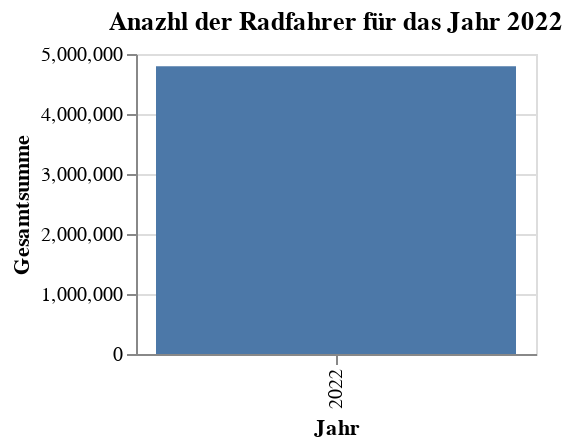

This figure's notebook cell:
### Code cell
# Anzahl Radfahrer 2022

file_path = "data/rad_2022_tage_export_09_02_23_r.csv"

# DataFrame erstellen
df = pd.read_csv(file_path)

gesamt_summe_2022 = df['gesamt'].sum()

# Datumsfeld in ein DateTime-Objekt umwandeln
df['datum'] = pd.to_datetime(df['datum'])

# Datumsfeld als Jahr extrahieren
df['jahr'] = df['datum'].dt.year

# Daten für das Jahr 2022 filtern
#df_2022 = df[df['jahr'] == 2022]

# Summe der Spalte 'gesamt' für das Jahr 2022 berechnen
#gesamt_summe_2022 = df_2022['gesamt'].sum()

# Altair-Diagramm erstellen
chart = alt.Chart(pd.DataFrame({'Jahr': ['2022'], 'Gesamtsumme': [gesamt_summe_2022]})).mark_bar().encode(
    x='Jahr:O',
    y='Gesamtsumme:Q',
    tooltip=['Jahr', 'Gesamtsumme']
).properties(
    title='Anazhl der Radfahrer für das Jahr 2022',
    width=200,
    height=150
)

print(gesamt_summe_2022)
chart

### Figure 1 — Vega specification as saved in the notebook (floating-point values rounded to 4 significant figures)
{"$schema": "https://vega.github.io/schema/vega/v5.json", "data": [{"name": "source_0", "values": [{"Gesamtsumme": 4797843, "Gesamtsumme_end": 4798000.0, "Gesamtsumme_start": 0.0, "Jahr": "2022"}]}, {"name": "source_0_x_domain_Jahr", "values": [{"Jahr": "2022"}]}], "marks": [{"type": "rect", "name": "marks", "from": {"data": "source_0"}, "encode": {"update": {"tooltip": {"signal": "{\"Jahr\": isValid(datum[\"Jahr\"]) ? datum[\"Jahr\"] : \"\"+datum[\"Jahr\"], \"Gesamtsumme\": format(datum[\"Gesamtsumme\"], \"\")}"}, "description": {"signal": "\"Jahr: \" + (isValid(datum[\"Jahr\"]) ? datum[\"Jahr\"] : \"\"+datum[\"Jahr\"]) + \"; Gesamtsumme: \" + (format(datum[\"Gesamtsumme\"], \"\"))"}, "fill": {"value": "#4c78a8"}, "y": {"field": "Gesamtsumme_end", "scale": "y"}, "width": {"signal": "max(0.25, bandwidth('x'))"}, "ariaRoleDescription": {"value": "bar"}, "y2": {"field": "Gesamtsumme_start", "scale": "y"}, "x": {"field": "Jahr", "scale": "x"}}}, "style": ["bar"]}], "scales": [{"name": "x", "type": "band", "domain": {"data": "source_0_x_domain_Jahr", "field": "Jahr", "sort": true}, "range": [0, {"signal": "width"}], "paddingOuter": 0.05, "paddingInner": 0.1}, {"name": "y", "type": "linear", "domain": {"data": "source_0", "fields": ["Gesamtsumme_start", "Gesamtsumme_end"]}, "range": [{"signal": "height"}, 0], "nice": true, "zero": true}], "axes": [{"scale": "y", "grid": true, "aria": false, "maxExtent": 0, "domain": false, "minExtent": 0, "tickCount": {"signal": "ceil(height/40)"}, "ticks": false, "zindex": 0, "orient": "left", "labels": false, "gridScale": "x"}, {"scale": "x", "labelAngle": 270, "zindex": 0, "labelBaseline": "middle", "title": "Jahr", "orient": "bottom", "grid": false, "labelAlign": "right"}, {"scale": "y", "zindex": 0, "tickCount": {"signal": "ceil(height/40)"}, "grid": false, "labelOverlap": true, "orient": "left", "title": "Gesamtsumme"}], "title": {"text": "Anazhl der Radfahrer für das Jahr 2022", "frame": "group"}, "padding": 5, "height": 150, "background": "white", "style": "cell", "width": 200}
